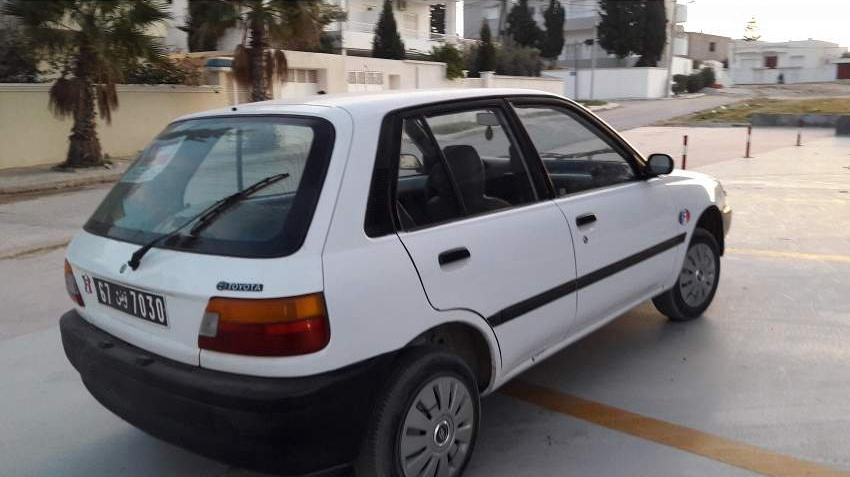
#> input picture licensePlateDetection/images/train/1.jpg, 850 x 477 px, found by its file name; its folder holds 5 pictures in this run
$ jupyter execute --allow-errors licenseplaterecognition.ipynb
#> lines starting #> are read from the running program, lines starting #| are printed output that depends on the picture
# Imports

[cell 1]
# !pip install requirements.txt -q
import numpy as np
import pandas as pd
import matplotlib.pyplot as plt
import cv2
from ultralytics import YOLO
from PIL import Image
import os
from collections import *

# Importing Data

[cell 2]
labelsPath = "C:\\Users\\Newbie\\Desktop\\LicensePlateRecognition-ANPR\\licensePlateDetection\\labels\\train"
imagePath = "C:\\Users\\Newbie\\Desktop\\LicensePlateRecognition-ANPR\\licensePlateDetection\\images\\train"
licensePlatePath = "C:\\Users\\Newbie\\Desktop\\LicensePlateRecognition-ANPR\\licensePlateRecognition"
testPath = "C:\\Users\\Newbie\\Desktop\\LicensePlateRecognition-ANPR\\test\\"

[cell 3]
license_recognition = pd.read_csv("Licplatesdetection_train.csv")
#> (reads Licplatesdetection_train.csv from the repository)
license_recognition.head()

[cell 4]
license_numbers = pd.read_csv("Licplatesrecognition_train.csv")
#> (reads Licplatesrecognition_train.csv from the repository)
license_numbers.head()

[cell 5]
print(license_recognition.info(), license_numbers.info())

* **Sample image display from both the sets**

[cell 6]
print(license_recognition.loc[license_recognition["img_id"] == "1.jpg"])
img = cv2.imread(imagePath + "/1.jpg")
#> img is the input picture: shape (477, 850, 3); mean B, G, R 114.8, 114.3, 117.6
fig, axes = plt.subplots(1, 2)
axes[0].imshow(img)
axes[1].imshow(img[276:326, 94:169])
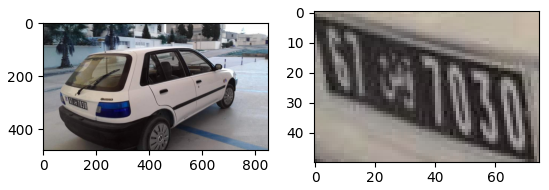
#> figure drawn by matplotlib, 2 panels; B, G, R data is drawn as R, G, B
